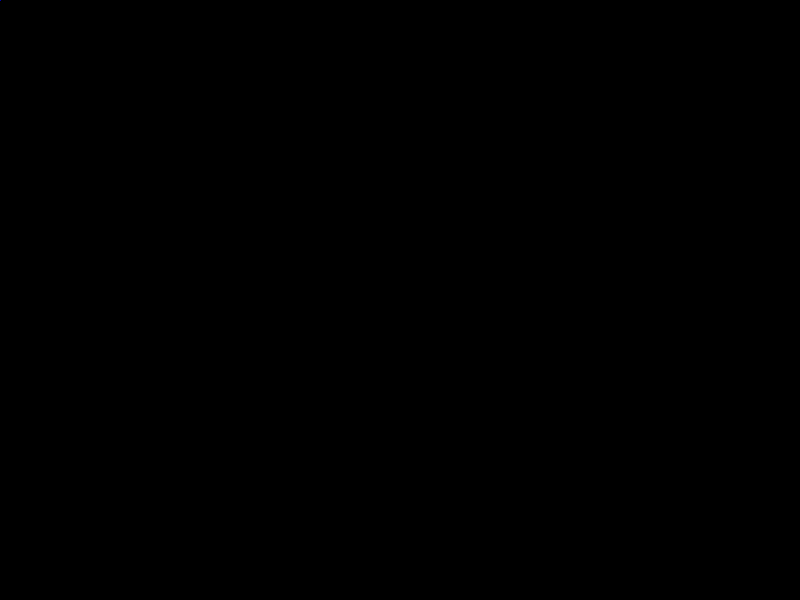
Frame 1 (no input)
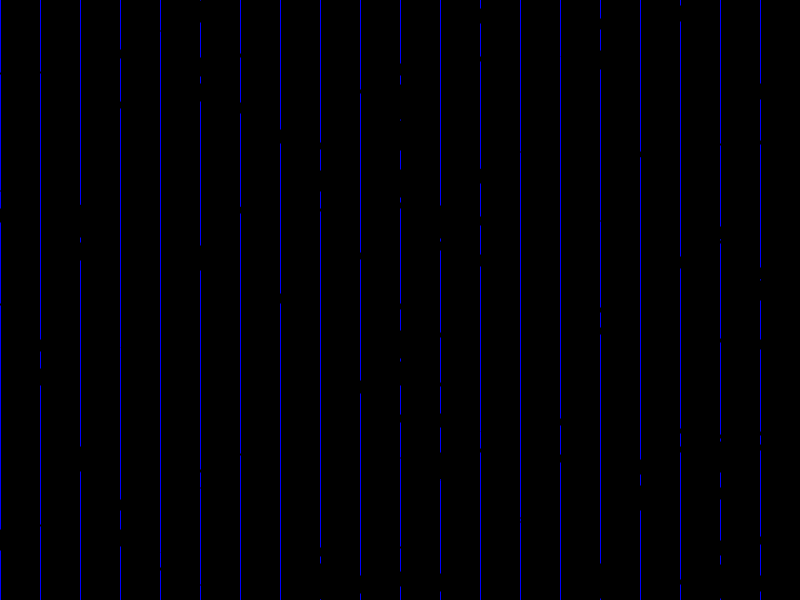
Frame 60 (the mouse pressed at the canvas centre just before this capture)
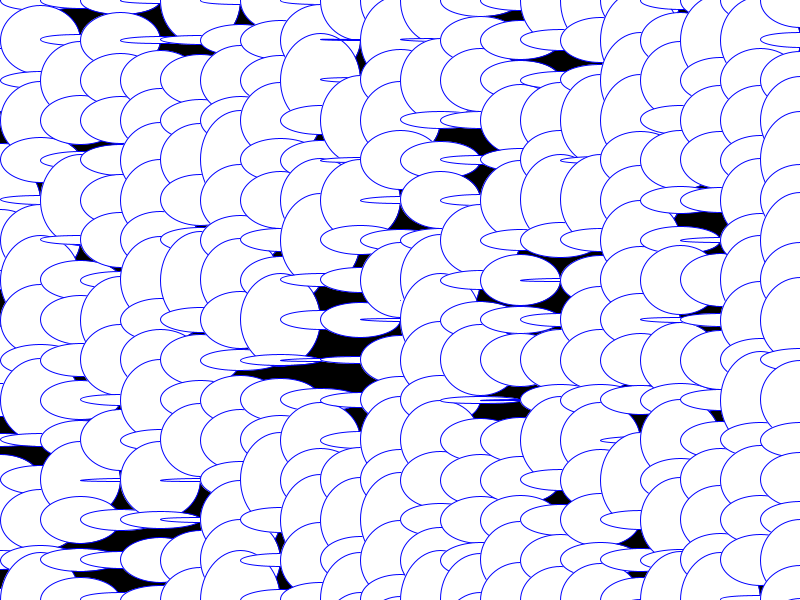
Frame 120 (the mouse held since frame 60 and released just before this capture)

The Processing sketch that drew these frames (run headless with seeded random() and noise(); from frame 60 on, the mouse is pressed at the canvas centre):

// Processing sketch: processing_11231
// ── processing_11231.pde

void setup(){
  size(800,600);
  noStroke();
  smooth();
  frameRate(10);
}
float x;
float y;
void draw(){
  background(0);
x= float(mouseX)/5;
y= float(mouseY);
  for(int i=0; i<120; i+=5){
    for(int j=0; j<100; j+=5){
    ellipse(i*8, j*8, x,random(0,100));
    }
 }
 stroke(0,0,255);
 line(pmouseX, pmouseY, mouseX, mouseY);
}
